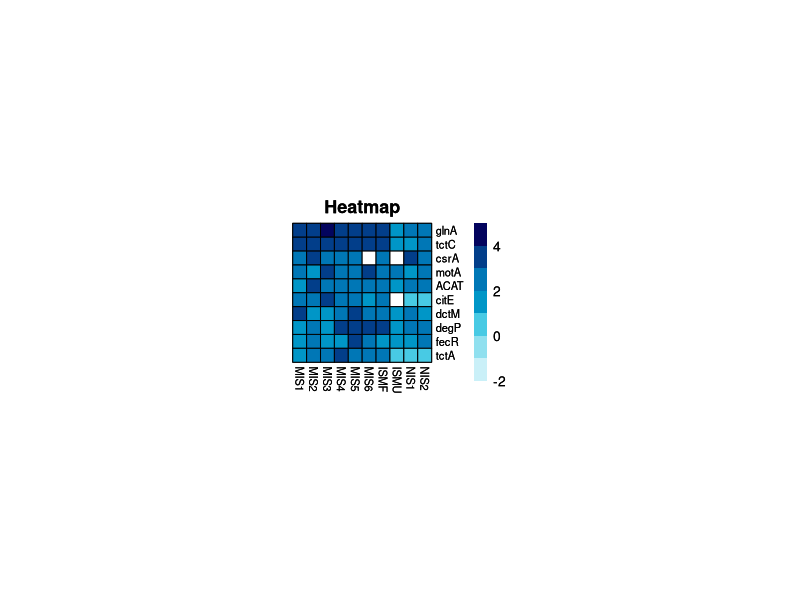
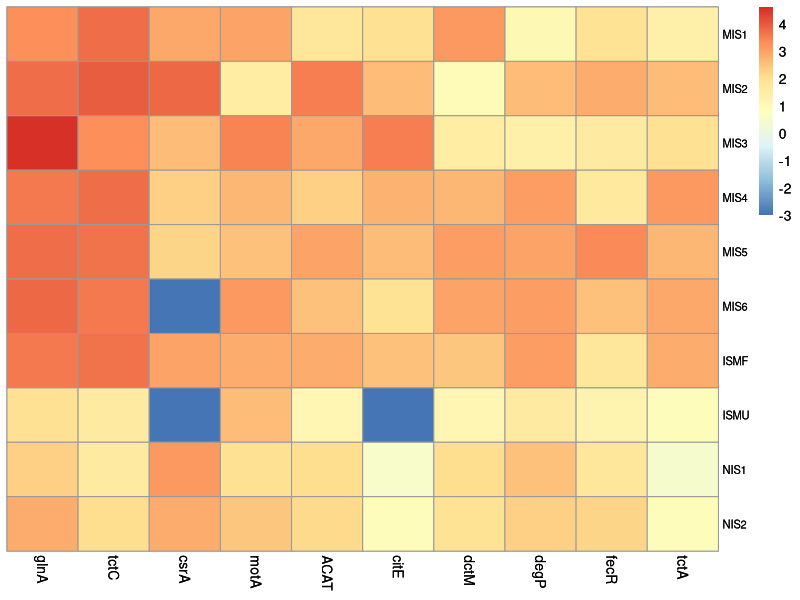
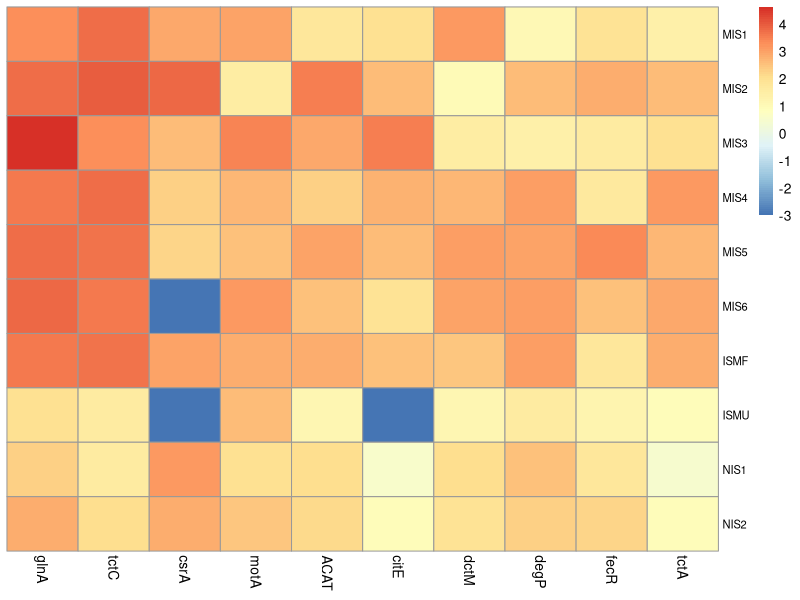

Write R code to recreate these figures, in order.
library(ggplot2)
library(pheatmap)

setwd("C:\\Users\\user22\\Desktop\\2024EST\\modification\\adddata\\tpm\\240822 Selected Single-Copy Genes and Normalization\\Heatmap Creation")
df <- read.csv("heatmapdata.csv", header = TRUE, row.names = 1)

# df <- t(data[,0:30]) 
# R language to transpose rows and columns: t()
df
df2 <- pheatmap(df,
                cluster_rows = FALSE,
                cluster_cols = FALSE,
                # gaps_row = 14, gap in rows
                show_rownames = TRUE,
                border_color = 'Black',
                cellwidth = 10, cellheight = 10,
                fontsize_col = 8, fontsize_row = 8,
                color = c("white", "#caf0f8", "#90e0ef", "#48cae4", "#0096c7", "#0077b6", "#023e8a", "#03045e"),
                breaks = c(-3, -2, -1, 0, 1, 2, 3, 4, 5), 
                # distances 0 to 3 are red, 3 to 9 black
                main = 'Heatmap')

df2

# Transpose rows and columns in the data matrix
df_trans = t(df) 

# Draw heatmap, row and column order changes according to data
df1 <- pheatmap(df_trans,
                cluster_rows = FALSE,
                cluster_cols = FALSE,
                
                row_names_side = "left",  # Row names on the left
                col_names_side = "top",   # Column names on the top
                
                fontsize_row = 8,
                fontsize_col = 10
)

df1

ggsave('40single_copy_gene_heatmap_MT.pdf', df1, width = 14, height = 2.75)
